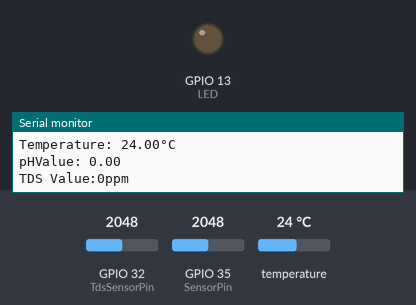
Recording of a sketch running on a simulated ESP32. Shown: output pins drawn as LEDs (lit = HIGH), the last lines printed to the serial monitor. The inputs (shaded band) are chosen by the test bench; at power-on: GPIO 32 (TdsSensorPin) = 2048, GPIO 35 (SensorPin) = 2048, temperature 24 °C. WiFi joins after 1.5 s; servers stay silent unless stated; no MQTT or app messages arrive unless stated.

Above: at 2.6 s.
At 31.4 s:
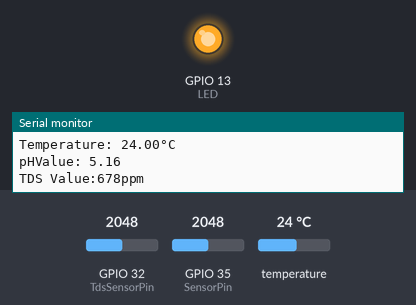
Timing chart, 0 to 33.4 s (numbered marks = the images above):
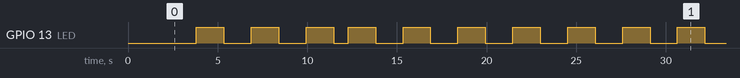

Measured:
- by itself, GPIO 13 (LED): moves between LOW and HIGH, repeating every 24.5 s
- by itself, everything shown: repeats every 24.5 s, in 16 steps

The sketch:

adafruitio_secure_esp32_puttemp.ino
```cpp
#include <WiFi.h>
#include "WiFiClientSecure.h"
#include "Adafruit_MQTT.h"
#include "Adafruit_MQTT_Client.h"
#include <OneWire.h>
#include <DallasTemperature.h>
//Temp
#define SENSOR_PIN  19// ESP32 pin GPIO18 connected to DS18B20 sensor's DATA pin


//TDS
#define TdsSensorPin 32
#define VREF 3.3              // analog reference voltage(Volt) of the ADC
#define SCOUNT  30            // sum of sample point

//Ph
#define SensorPin 35            //pH meter Analog output to Arduino Analog Input 0
#define Offset 0.00            //deviation compensate
#define LED 13
#define samplingInterval 20
#define printInterval 800
#define ArrayLenth  40    //times of collection
int pHArray[ArrayLenth];   //Store the average value of the sensor feedback
int pHArrayIndex=0;

//Wifi
#define WLAN_SSID "Iphone"
#define WLAN_PASS "1234567890"

//Adafruit.io Setup
#define AIO_SERVER      "io.adafruit.com"

// Using port 8883 for MQTTS
#define AIO_SERVERPORT  8883

// Adafruit IO Account
#define AIO_USERNAME "QuocHieu"
#define AIO_KEY      "aio_GRpT69xfTPZgQa9GwL8e2bJW1ep7"

/************ Global State (you don't need to change this!) ******************/

// WiFiFlientSecure for SSL/TLS support
WiFiClientSecure client; //khởi tạo một đối tượng client WiFi an toàn có tên là client.

// Setup the MQTT client class by passing in the WiFi client and MQTT server and login details.
Adafruit_MQTT_Client mqtt(&client, AIO_SERVER, AIO_SERVERPORT, AIO_USERNAME, AIO_KEY); //khởi tạo một đối tượng client MQTT có tên là mqtt

// io.adafruit.com root CA
const char* adafruitio_root_ca = \
      "-----BEGIN CERTIFICATE-----\n"
      "MIIEjTCCA3WgAwIBAgIQDQd4KhM/xvmlcpbhMf/ReTANBgkqhkiG9w0BAQsFADBh\n"
      "MQswCQYDVQQGEwJVUzEVMBMGA1UEChMMRGlnaUNlcnQgSW5jMRkwFwYDVQQLExB3\n"
      "d3cuZGlnaWNlcnQuY29tMSAwHgYDVQQDExdEaWdpQ2VydCBHbG9iYWwgUm9vdCBH\n"
      "MjAeFw0xNzExMDIxMjIzMzdaFw0yNzExMDIxMjIzMzdaMGAxCzAJBgNVBAYTAlVT\n"
      "MRUwEwYDVQQKEwxEaWdpQ2VydCBJbmMxGTAXBgNVBAsTEHd3dy5kaWdpY2VydC5j\n"
      "b20xHzAdBgNVBAMTFkdlb1RydXN0IFRMUyBSU0EgQ0EgRzEwggEiMA0GCSqGSIb3\n"
      "DQEBAQUAA4IBDwAwggEKAoIBAQC+F+jsvikKy/65LWEx/TMkCDIuWegh1Ngwvm4Q\n"
      "yISgP7oU5d79eoySG3vOhC3w/3jEMuipoH1fBtp7m0tTpsYbAhch4XA7rfuD6whU\n"
      "gajeErLVxoiWMPkC/DnUvbgi74BJmdBiuGHQSd7LwsuXpTEGG9fYXcbTVN5SATYq\n"
      "DfbexbYxTMwVJWoVb6lrBEgM3gBBqiiAiy800xu1Nq07JdCIQkBsNpFtZbIZhsDS\n"
      "fzlGWP4wEmBQ3O67c+ZXkFr2DcrXBEtHam80Gp2SNhou2U5U7UesDL/xgLK6/0d7\n"
      "6TnEVMSUVJkZ8VeZr+IUIlvoLrtjLbqugb0T3OYXW+CQU0kBAgMBAAGjggFAMIIB\n"
      "PDAdBgNVHQ4EFgQUlE/UXYvkpOKmgP792PkA76O+AlcwHwYDVR0jBBgwFoAUTiJU\n"
      "IBiV5uNu5g/6+rkS7QYXjzkwDgYDVR0PAQH/BAQDAgGGMB0GA1UdJQQWMBQGCCsG\n"
      "AQUFBwMBBggrBgEFBQcDAjASBgNVHRMBAf8ECDAGAQH/AgEAMDQGCCsGAQUFBwEB\n"
      "BCgwJjAkBggrBgEFBQcwAYYYaHR0cDovL29jc3AuZGlnaWNlcnQuY29tMEIGA1Ud\n"
      "HwQ7MDkwN6A1oDOGMWh0dHA6Ly9jcmwzLmRpZ2ljZXJ0LmNvbS9EaWdpQ2VydEds\n"
      "b2JhbFJvb3RHMi5jcmwwPQYDVR0gBDYwNDAyBgRVHSAAMCowKAYIKwYBBQUHAgEW\n"
      "HGh0dHBzOi8vd3d3LmRpZ2ljZXJ0LmNvbS9DUFMwDQYJKoZIhvcNAQELBQADggEB\n"
      "AIIcBDqC6cWpyGUSXAjjAcYwsK4iiGF7KweG97i1RJz1kwZhRoo6orU1JtBYnjzB\n"
      "c4+/sXmnHJk3mlPyL1xuIAt9sMeC7+vreRIF5wFBC0MCN5sbHwhNN1JzKbifNeP5\n"
      "ozpZdQFmkCo+neBiKR6HqIA+LMTMCMMuv2khGGuPHmtDze4GmEGZtYLyF8EQpa5Y\n"
      "jPuV6k2Cr/N3XxFpT3hRpt/3usU/Zb9wfKPtWpoznZ4/44c1p9rzFcZYrWkj3A+7\n"
      "TNBJE0GmP2fhXhP1D/XVfIW/h0yCJGEiV9Glm/uGOa3DXHlmbAcxSyCRraG+ZBkA\n"
      "7h4SeM6Y8l/7MBRpPCz6l8Y=\n"
      "-----END CERTIFICATE-----\n";

/****************************** Feeds ***************************************/

// Setup a feed called 'test' for publishing.
Adafruit_MQTT_Publish testtemp = Adafruit_MQTT_Publish(&mqtt, AIO_USERNAME "/feeds/testtemp");
Adafruit_MQTT_Publish testtds = Adafruit_MQTT_Publish(&mqtt, AIO_USERNAME "/feeds/testtds");
Adafruit_MQTT_Publish testph = Adafruit_MQTT_Publish(&mqtt, AIO_USERNAME "/feeds/testph");

/*************************** Sketch Code ************************************/
OneWire oneWire(SENSOR_PIN);
DallasTemperature DS18B20(&oneWire);
float tempC; // temperature in Celsius

//TDS
int analogBuffer[SCOUNT];     // store the analog value in the array, read from ADC
int analogBufferTemp[SCOUNT];
int analogBufferIndex = 0;
int copyIndex = 0;
float averageVoltage = 0;
float tdsValue = 0;

unsigned long previousMillis = 0;
const long interval = 10000;

// median filtering algorithm for TDS
int getMedianNum(int bArray[], int iFilterLen){
  int bTab[iFilterLen];
  for (byte i = 0; i<iFilterLen; i++)
  bTab[i] = bArray[i];
  int i, j, bTemp;
  for (j = 0; j < iFilterLen - 1; j++) {
    for (i = 0; i < iFilterLen - j - 1; i++) {
      if (bTab[i] > bTab[i + 1]) {
        bTemp = bTab[i];
        bTab[i] = bTab[i + 1];
        bTab[i + 1] = bTemp;
      }
    }
  }
  if ((iFilterLen & 1) > 0){
    bTemp = bTab[(iFilterLen - 1) / 2];
  }
  else {
    bTemp = (bTab[iFilterLen / 2] + bTab[iFilterLen / 2 - 1]) / 2;
  }
  return bTemp;
}

void setup() {
  Serial.begin(115200);

  Serial.println(F("Adafruit IO MQTTS (SSL/TLS) Example"));
  // Connect to WiFi access point.
  Serial.println(); Serial.println();
  Serial.print("Connecting to ");

  Serial.println(WLAN_SSID);
  connectToWiFi();
  Serial.println();
  Serial.println("IP address: "); Serial.println(WiFi.localIP());

  // Set Adafruit IO's root CA
  client.setCACert(adafruitio_root_ca);

  pinMode(32,INPUT); // TDS
  DS18B20.begin();    // initialize the DS18B20 sensor
  pinMode(LED,OUTPUT); //Ph

}

void loop() {
  unsigned long currentMillis = millis(); // Lấy thời gian hiện tại
 DS18B20.requestTemperatures();
  tempC = DS18B20.getTempCByIndex(0);

  //Ph
  static unsigned long samplingTime = millis();
  static unsigned long printTime = millis();
  static float pHValue,voltage;
  if(millis()-samplingTime > samplingInterval)
  {
      pHArray[pHArrayIndex++]=analogRead(SensorPin);
      if(pHArrayIndex==ArrayLenth)pHArrayIndex=0;
      voltage = avergearray(pHArray, ArrayLenth)*3.3/4095;
      pHValue = 3.3*voltage+Offset;
      samplingTime=millis();
  }
  if(millis() - printTime > printInterval)   //Every 800 milliseconds, print a numerical, convert the state of the LED indicator
  {
        digitalWrite(LED,digitalRead(LED)^1);
        printTime=millis();
  }

  //TDS
  static unsigned long analogSampleTimepoint = millis();
  if(millis()-analogSampleTimepoint > 40U){     //every 40 milliseconds,read the analog value from the ADC
    analogSampleTimepoint = millis();
    analogBuffer[analogBufferIndex] = analogRead(TdsSensorPin);    //read the analog value and store into the buffer
    Serial.println(analogBuffer[analogBufferIndex]);
    analogBufferIndex++;
    if(analogBufferIndex == SCOUNT){
      analogBufferIndex = 0;
    }
  }

  static unsigned long printTimepoint = millis();
  if(millis()-printTimepoint > 800U){
    printTimepoint = millis();
    for(copyIndex=0; copyIndex<SCOUNT; copyIndex++){
      analogBufferTemp[copyIndex] = analogBuffer[copyIndex];

      // read the analog value more stable by the median filtering algorithm, and convert to voltage value
      averageVoltage = getMedianNum(analogBufferTemp,SCOUNT) * (float)VREF / 4096.0;

      //temperature compensation formula: fFinalResult(25^C) = fFinalResult(current)/(1.0+0.02*(fTP-25.0));
      float compensationCoefficient = 1.0+0.02*(tempC-25.0);
      //temperature compensation
      float compensationVoltage=averageVoltage/compensationCoefficient;

      //convert voltage value to tds value
      tdsValue=(133.42*compensationVoltage*compensationVoltage*compensationVoltage - 255.86*compensationVoltage*compensationVoltage + 857.39*compensationVoltage)*0.5;

    }
  }

  Serial.print("Temperature: ");
  Serial.print(tempC);    // print the temperature in °C
  Serial.println("°C");
  Serial.print("pHValue: ");
  Serial.println(pHValue,2);    // print the ph
  Serial.print("TDS Value:");
  Serial.print(tdsValue,0);
  Serial.println("ppm"); // print the TDS


// wait a 5 seconds to avoid rate limit
  if (currentMillis - previousMillis >= interval) {
    previousMillis = currentMillis;
    MQTT_connect();
     // Now we can publish stuff!
    if (! testtemp.publish(tempC)) {
      Serial.println(F("Failed"));
    } else {
      Serial.println(F("OK tempC!"));
    }
    if (! testph.publish(pHValue)) {
      Serial.println(F("Failed"));
    } else {
      Serial.println(F("OK pHValue!"));
    }
    if (! testtds.publish(tdsValue)) {
      Serial.println(F("Failed"));
    } else {
      Serial.println(F("OK tdsValue!"));
    }
  }


}

double avergearray(int* arr, int number){
  int i;
  int max,min;
  double avg;
  long amount=0;
  if(number<=0){
    Serial.println("Error number for the array to avraging!/n");
    return 0;
  }
  if(number<5){   //less than 5, calculated directly statistics
    for(i=0;i<number;i++){
      amount+=arr[i];
    }
    avg = amount/number;
    return avg;
  }else{
    if(arr[0]<arr[1]){
      min = arr[0];max=arr[1];
    }
    else{
      min=arr[1];max=arr[0];
    }
    for(i=2;i<number;i++){
      if(arr[i]<min){
        amount+=min;        //arr<min
        min=arr[i];
      }else {
        if(arr[i]>max){
          amount+=max;    //arr>max
          max=arr[i];
        }else{
          amount+=arr[i]; //min<=arr<=max
        }
      }//if
    }//for
    avg = (double)amount/(number-2);
  }//if
  return avg;
}

void connectToWiFi() {
  if(WiFi.status() == WL_CONNECTED) {
    return;
  }
  WiFi.begin(WLAN_SSID, WLAN_PASS);
  while (WiFi.status() != WL_CONNECTED) {
   delay(500);
    Serial.print(".");
  }
   Serial.println("WiFi connected");
}

// Function to connect and reconnect as necessary to the MQTT server.
void MQTT_connect() {
  int8_t ret;

  // Stop if already connected.
  if (mqtt.connected()) { // kiểm tra trạng thái kết nối với broker MQTT.
    return;
  }

  Serial.print("Connecting to MQTT... ");

  uint8_t retries = 3;
  while ((ret = mqtt.connect()) != 0) { // cố gắng kết nối đến broker MQTT.
       Serial.println(mqtt.connectErrorString(ret)); //lấy thông tin chi tiết về lỗi khi quá trình kết nối với broker MQTT không thành công.
       Serial.println("Retrying MQTT connection in 5 seconds...");
       mqtt.disconnect();
       delay(5000);  // wait 5 seconds
       retries--;
       if (retries == 0) {
         // basically die and wait for WDT to reset me
         while (1);
       }
  }

  Serial.println("MQTT Connected!");
}
```
